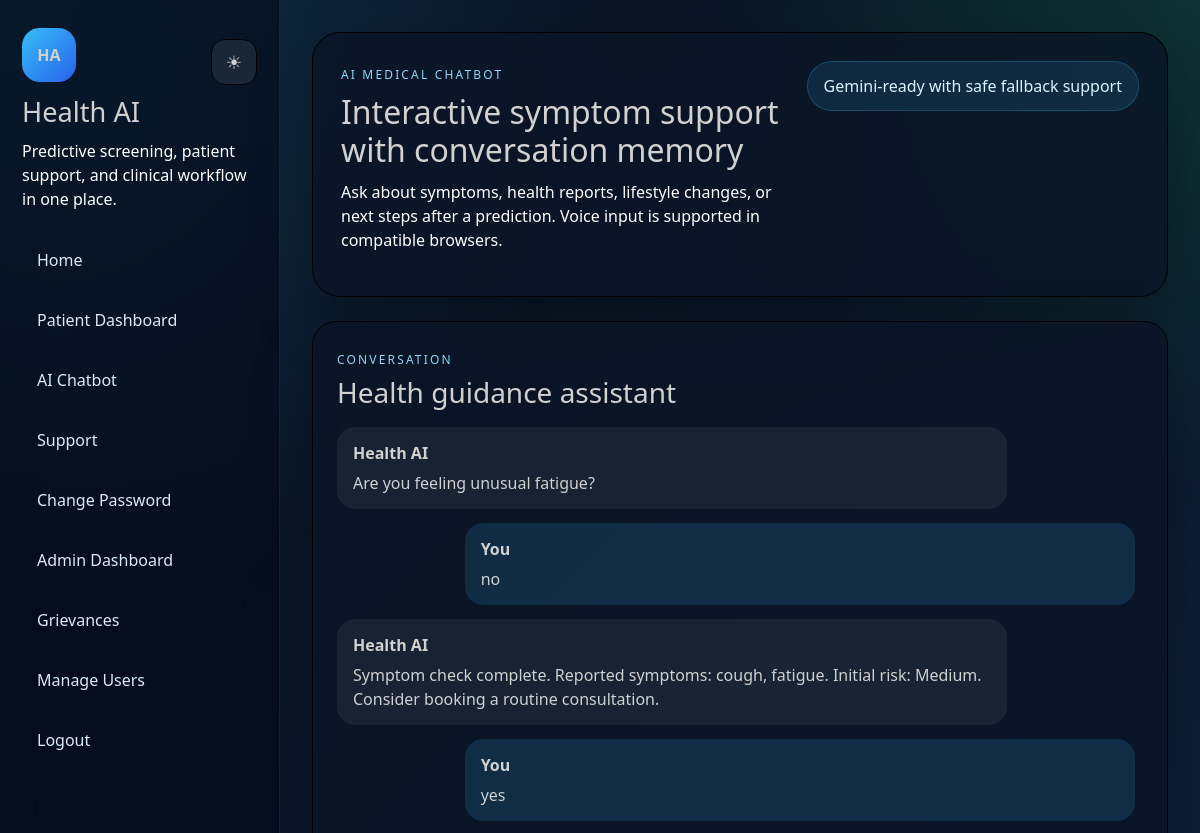
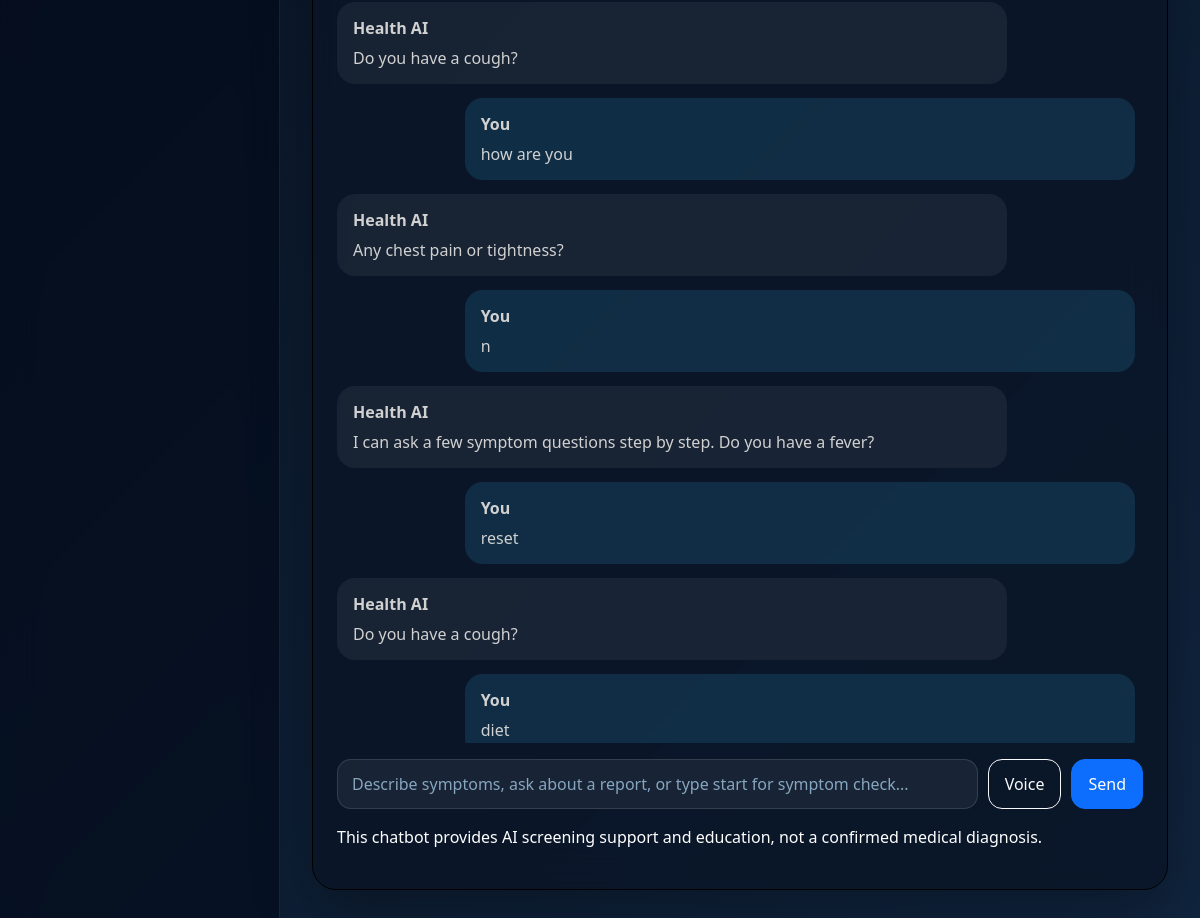
Screenshot of /chatbot (signed in) with the database file from the repository (2 pictures, top to bottom).
### tables this page shows
CREATE TABLE chat_messages(
            id INTEGER PRIMARY KEY AUTOINCREMENT,
            user_id INTEGER NOT NULL,
            role TEXT NOT NULL,
            message TEXT NOT NULL,
            source TEXT,
            created_at TIMESTAMP DEFAULT CURRENT_TIMESTAMP
        );

### app.py (the view)
@app.route("/chatbot")
@login_required
def chatbot_page():
    return render_template("chatbot.html", chat_history=get_recent_chat_history(current_user.id))

### app.py (called while the page is built, shortened)
def csrf_token():
    token = session.get("_csrf_token")
    if not token:
        token = secrets.token_urlsafe(32)
        session["_csrf_token"] = token
    return token

@app.before_request
def protect_from_csrf():
    if app.config.get("TESTING") or request.method not in {"POST", "PUT", "PATCH", "DELETE"}:
        return None

def get_db():
    if DATABASE != CONFIG_DATABASE:
        conn = sqlite3.connect(DATABASE)
        conn.row_factory = sqlite3.Row
        return conn
    return connect()

@login_manager.user_loader
def load_user(user_id):
    conn = get_db()
    user = fetchone(execute(conn, "SELECT * FROM users WHERE id=?", (user_id,)))
    conn.close()
    if user:
        return User(user["id"], user["name"], user["email"], user["role"])
    return None

def get_recent_chat_history(user_id, limit=CHAT_MEMORY_LIMIT):
    conn = get_db()
    history = fetchall(
        execute(
            conn,
            """
            SELECT role, message, source, created_at
            FROM chat_messages
            WHERE user_id=?
            ORDER BY created_at DESC
            LIMIT ?
            """,
            (user_id, limit),
        )
    )
    conn.close()
    return list(reversed(history))

### src/db.py (called while the page is built, shortened)
def get_backend():
    if DATABASE_URL.startswith("postgres://") or DATABASE_URL.startswith("postgresql://"):
        return "postgresql"
    if DATABASE_URL.startswith("mysql://"):
        return "mysql"
    return "sqlite"

def _normalize_sql(sql):
    if get_backend() == "sqlite":
        return sql
    return sql.replace("?", "%s")

def connect(database_override=None, database_url=None):
    if database_override:
        conn = sqlite3.connect(database_override)
        conn.row_factory = sqlite3.Row
        return conn
    active_url = database_url or DATABASE_URL
    backend = get_backend() if active_url == DATABASE_URL else (
        "postgresql" if active_url.startswith(("postgres://", "postgresql://")) else
        "mysql" if active_url.startswith("mysql://") else
        "sqlite"
    )
    if backend == "sqlite":
        conn = sqlite3.connect(DATABASE)
        conn.row_factory = sqlite3.Row
        return conn

def _row_to_dict(row):
    if row is None:
        return None
    if isinstance(row, dict):
        return row
    if isinstance(row, sqlite3.Row):
        return dict(row)
    if hasattr(row, "_asdict"):
        return row._asdict()
    return row

def fetchone(cursor):
    return _row_to_dict(cursor.fetchone())

### templates/chatbot.html (shortened to what this page needs)
{% extends "base.html" %}
{% block content %}
<section class="hero-panel">
  <div>
    <span class="eyebrow">AI Medical Chatbot</span>
    <h2>Interactive symptom support with conversation memory</h2>
    <p>Ask about symptoms, health reports, lifestyle changes, or next steps after a prediction. Voice input is supported in compatible browsers.</p>
  </div>
  <div class="hero-pill">Gemini-ready with safe fallback support</div>
</section>
<section class="chat-layout">
  <div class="panel-card">
    <div class="section-heading">
      <div>
        <span class="eyebrow">Conversation</span>
        <h3>Health guidance assistant</h3>
      </div>
    </div>
    <div id="chat-box" class="chat-box">
      {% for item in chat_history %}
      <div class="chat-bubble {{ 'bot' if item.role == 'assistant' else 'user' }}">
        <strong>{{ 'Health AI' if item.role == 'assistant' else 'You' }}</strong>
        <p>{{ item.message }}</p>
      </div>
      {% endfor %}
    </div>
    <div class="chat-controls">
      <input id="msg" class="form-control" placeholder="Describe symptoms, ask about a report, or type start for symptom check...">
      <button id="mic-btn" type="button" class="btn btn-outline-light">Voice</button>
      <button id="send-btn" type="button" class="btn btn-primary">Send</button>
    </div>
    <p class="muted-copy mt-3">This chatbot provides AI screening support and education, not a confirmed medical diagnosis.</p>
  </div>
</section>
{% endblock %}

### templates/base.html (shortened to what this page needs)
<!DOCTYPE html>
<html lang="en">
<head>
  <link href="https://cdn.jsdelivr.net/npm/bootstrap@5.3.0/dist/css/bootstrap.min.css" rel="stylesheet">
  <link rel="stylesheet" href="{{ url_for('static', filename='css/style.css') }}">
</head>
<body>
  <div class="app-shell">
    <aside class="sidebar">
      <div>
        <div class="sidebar-top">
          <div class="brand-mark">HA</div>
          <button id="theme-toggle" class="theme-toggle" type="button" aria-label="Toggle dark and light mode">
            <span id="theme-icon">&#9728;</span>
          </button>
        </div>
        <h1>Health AI</h1>
        <p>Predictive screening, patient support, and clinical workflow in one place.</p>
      </div>
      <nav class="nav-stack">
        <a href="/">Home</a>
        {% if current_user.is_authenticated %}
          <a href="/patient/dashboard">Patient Dashboard</a>
          <a href="/chatbot">AI Chatbot</a>
          <a href="/grievance">Support</a>
          <a href="/account/password">Change Password</a>
          {% if current_user.role == "admin" %}
            <a href="/admin/dashboard">Admin Dashboard</a>
            <a href="/admin/grievances">Grievances</a>
            <a href="/admin/users">Manage Users</a>
          {% else %}
            <a href="/admin/login">Admin Sign In</a>
          {% endif %}
          <a href="/logout">Logout</a>
        {% else %}
          <a href="/patient/login">Patient Sign In</a>
          <a href="/admin/login">Admin Sign In</a>
          <a href="/register">Create Account</a>
        {% endif %}
      </nav>
    </aside>
    <main class="content">
      {% block content %}{% endblock %}
    </main>
  </div>
</body>
</html>

### static/css/style.css (style rules this page uses)
:root { --bg-1: #08111f; --bg-2: #10253f; --panel: rgba(10, 21, 38, 0.82); --panel-border: rgb(0, 0, 0); --text-main: hwb(0 82% 18%); --text-soft: hsl(0, 0%, 100%); --accent: #38bdf8; --accent-2: #22c55e; --warning: #f97316; --danger: #ef4444; --shadow: 0 24px 60px rgba(0, 0, 0, 0.28); }
* { box-sizing: border-box; }
body { margin: 0; min-height: 100vh; color: var(--text-main); background: radial-gradient(circle at top left, rgba(56, 189, 248, 0.18), transparent 28%), radial-gradient(circle at top right, rgba(34, 197, 94, 0.15), transparent 22%), linear-gradient(135deg, var(--bg-1), var(--bg-2)); font-family: "Segoe UI", Tahoma, Geneva, Verdana, sans-serif; }
a { color: inherit; text-decoration: none; }
.app-shell { display: flex; min-height: 100vh; }
.sidebar { width: 280px; padding: 28px 22px; border-right: 1px solid rgba(255, 255, 255, 0.08); background: rgba(2, 8, 23, 0.55); backdrop-filter: blur(18px); position: sticky; top: 0; height: 100vh; }
.sidebar-top { display: flex; align-items: center; justify-content: space-between; gap: 12px; }
.brand-mark { width: 54px; height: 54px; display: grid; place-items: center; border-radius: 18px; margin-bottom: 14px; background: linear-gradient(135deg, var(--accent), #2563eb); font-weight: 700; }
.theme-toggle { width: 46px; height: 46px; border: 1px solid var(--panel-border); border-radius: 14px; background: rgba(255, 255, 255, 0.08); color: var(--text-main); display: grid; place-items: center; font-size: 1.15rem; }
.sidebar h1 { margin: 0; font-size: 1.7rem; }
.sidebar p { margin: 10px 0 24px; color: var(--text-soft); line-height: 1.5; }
.nav-stack { display: grid; gap: 10px; }
.nav-stack a { padding: 12px 14px; border: 1px solid transparent; border-radius: 14px; color: #d8ebfb; transition: transform 0.18s ease, border-color 0.18s ease, background 0.18s ease; }
.content { flex: 1; padding: 32px; }
.hero-panel, .panel-card, .metric-card { border: 1px solid var(--panel-border); background: var(--panel); box-shadow: var(--shadow); backdrop-filter: blur(18px); }
.hero-panel { display: flex; justify-content: space-between; gap: 24px; padding: 28px; border-radius: 28px; margin-bottom: 24px; }
.hero-panel h2 { margin: 8px 0 10px; font-size: 2rem; }
.hero-panel p, .muted-copy { color: var(--text-soft); }
.hero-pill { align-self: flex-start; padding: 12px 16px; border-radius: 999px; background: rgba(56, 189, 248, 0.12); border: 1px solid rgba(56, 189, 248, 0.25); color: #d8f4ff; white-space: nowrap; }
.eyebrow { text-transform: uppercase; letter-spacing: 0.18em; font-size: 0.75rem; color: #8ed7f8; }
.panel-card { border-radius: 24px; padding: 24px; }
.section-heading { display: flex; align-items: center; justify-content: space-between; gap: 18px; margin-bottom: 18px; }
.section-heading h3 { margin: 6px 0 0; }
.form-control, .form-select { color: var(--text-main); background: rgba(255, 255, 255, 0.06); border: 1px solid rgba(255, 255, 255, 0.12); border-radius: 14px; padding: 12px 14px; }
.form-control::placeholder { color: #87a6bf; }
.btn { border-radius: 14px; padding: 10px 16px; }
.chat-layout { max-width: 960px; }
.chat-box { min-height: 420px; max-height: 62vh; overflow-y: auto; padding-right: 8px; }
.chat-bubble { max-width: 84%; margin-bottom: 14px; padding: 14px 16px; border-radius: 18px; }
.chat-bubble p { margin: 6px 0 0; }
.chat-bubble.user { margin-left: auto; background: rgba(56, 189, 248, 0.14); }
.chat-bubble.bot { background: rgba(255, 255, 255, 0.06); }
.chat-controls { display: grid; grid-template-columns: 1fr auto auto; gap: 10px; margin-top: 16px; }

### rows the page displays
chat_messages: role "Health AI", message "Are you feeling unusual fatigue?"
chat_messages: role "You", message "no"
chat_messages: role "Health AI", message "Symptom check complete. Reported symptoms: cough, fatigue. Initial risk: Medium. Consider booking a routine consultation."
chat_messages: role "You", message "yes"
chat_messages: role "Health AI", message "Do you have a cough?"
chat_messages: role "You", message "how are you"
chat_messages: role "Health AI", message "Any chest pain or tightness?"
chat_messages: role "You", message "n"
chat_messages: role "Health AI", message "I can ask a few symptom questions step by step. Do you have a fever?"
chat_messages: role "You", message "reset"
chat_messages: role "Health AI", message "Do you have a cough?"
chat_messages: role "You", message "diet"
